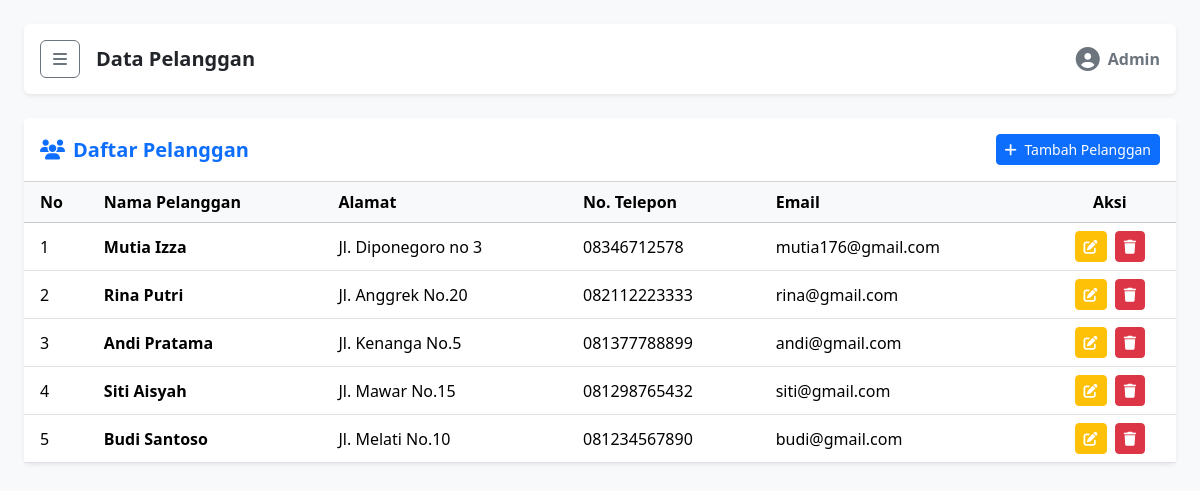
Page /pelanggan/index.php on the committed database.
### tables this page shows
CREATE TABLE `pelanggan` (
  `id_pelanggan` int(11) NOT NULL AUTO_INCREMENT,
  `nama_pelanggan` varchar(100) NOT NULL,
  `alamat` text DEFAULT NULL,
  `no_telp` varchar(15) DEFAULT NULL,
  `email` varchar(100) DEFAULT NULL,
  PRIMARY KEY (`id_pelanggan`)
);

### pelanggan/index.php (the view, shortened to what this page needs)
<?php
include "../config/koneksi.php";
$queryData = mysqli_query($conn, "SELECT * FROM pelanggan ORDER BY id_pelanggan DESC");
?>
<!DOCTYPE html>
<html lang="id">
<head>
    <link href="https://cdn.jsdelivr.net/npm/bootstrap@5.3.3/dist/css/bootstrap.min.css" rel="stylesheet">
    <link rel="stylesheet" href="https://cdnjs.cloudflare.com/ajax/libs/font-awesome/6.6.0/css/all.min.css">
</head>
<body>
<div class="container-fluid">
    <div class="row">
        <div class="col-12 p-4" id="mainContent">
            <div class="d-flex justify-content-between align-items-center bg-white p-3 rounded shadow-sm mb-4">
                <div class="d-flex align-items-center">
                    <button class="btn btn-outline-secondary me-3" id="menuBtn"><i class="fas fa-bars"></i></button>
                    <h4 class="mb-0 fs-5 fw-bold">Data Pelanggan</h4>
                </div>
                <div class="d-flex align-items-center text-secondary">
                    <i class="fas fa-circle-user fs-4 me-2"></i>
                    <span class="fw-semibold">Admin</span>
                </div>
            </div>
            <div class="card shadow-sm border-0">
                <div class="card-header bg-white py-3 d-flex justify-content-between align-items-center">
                    <h5 class="mb-0 fw-bold text-primary"><i class="fas fa-users me-2"></i>Daftar Pelanggan</h5>
                    <a href="tambah.php" class="btn btn-primary btn-sm"><i class="fas fa-plus me-1"></i> Tambah Pelanggan</a>
                </div>
                <div class="card-body p-0">
                    <div class="table-responsive">
                        <table class="table table-hover align-middle mb-0">
                            <thead class="table-light">
                                <tr>
                                    <th class="ps-3">No</th>
                                    <th>Nama Pelanggan</th>
                                    <th>Alamat</th>
                                    <th>No. Telepon</th>
                                    <th>Email</th>
                                    <th class="text-center">Aksi</th>
                                </tr>
                            </thead>
                            <tbody>
                                <?php if ($queryData && mysqli_num_rows($queryData) > 0): $no = 1; ?>
                                    <?php while ($row = mysqli_fetch_assoc($queryData)): ?>
                                        <tr>
                                            <td class="ps-3"><?= $no++; ?></td>
                                            <td class="fw-semibold"><?= htmlspecialchars($row['nama_pelanggan']); ?></td>
                                            <td><?= htmlspecialchars($row['alamat']); ?></td>
                                            <td><?= htmlspecialchars($row['no_telp']); ?></td>
                                            <td><?= htmlspecialchars($row['email']); ?></td>
                                            <td class="text-center">
                                                <a href="edit.php?id=<?= $row['id_pelanggan']; ?>" class="btn btn-warning btn-sm me-1 text-white"><i class="fas fa-pen-to-square"></i></a>
                                                <a href="hapus.php?id=<?= $row['id_pelanggan']; ?>" class="btn btn-danger btn-sm" onclick="return confirm('Yakin ingin menghapus data ini?')"><i class="fas fa-trash"></i></a>
                                            </td>
                                        </tr>
                                    <?php endwhile; ?>
                                <?php else: ?>
                                    <tr><td colspan="6" class="text-center py-4 text-muted">Belum ada data pelanggan.</td></tr>
                                <?php endif; ?>
                            </tbody>
                        </table>
                    </div>
                </div>
            </div>
        </div>
    </div>
</div>
</body>
</html>

### pelanggan/index.php (style rules this page uses)
body { background-color: #f8f9fa; }

### rows in the picture
pelanggan: nama_pelanggan "Mutia Izza", alamat "Jl. Diponegoro no 3", no_telp "08346712578", email "mutia176@gmail.com"
pelanggan: nama_pelanggan "Rina Putri", alamat "Jl. Anggrek No.20", no_telp "082112223333", email "rina@gmail.com"
pelanggan: nama_pelanggan "Andi Pratama", alamat "Jl. Kenanga No.5", no_telp "081377788899", email "andi@gmail.com"
pelanggan: nama_pelanggan "Siti Aisyah", alamat "Jl. Mawar No.15", no_telp "081298765432", email "siti@gmail.com"
pelanggan: nama_pelanggan "Budi Santoso", alamat "Jl. Melati No.10", no_telp "081234567890", email "budi@gmail.com"
